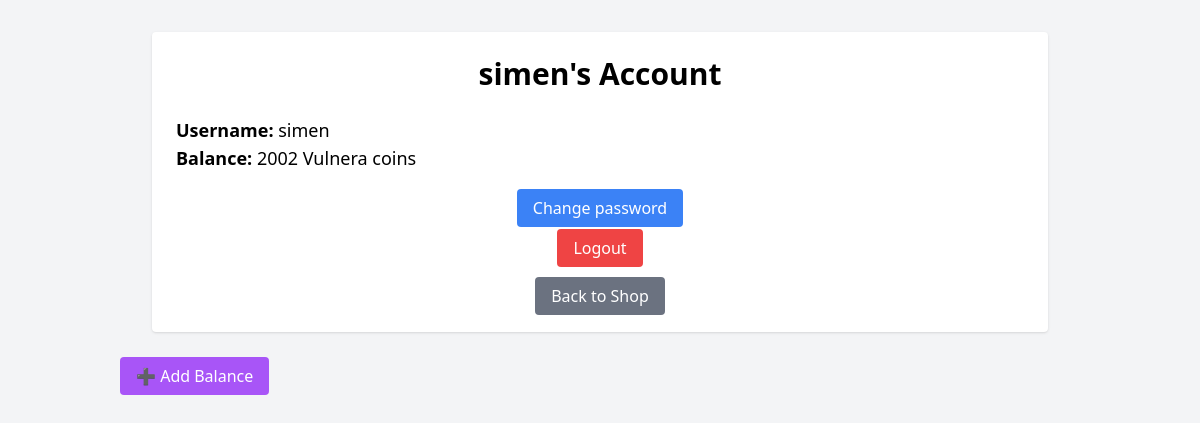
The page /account/2 on the database as committed earlier.
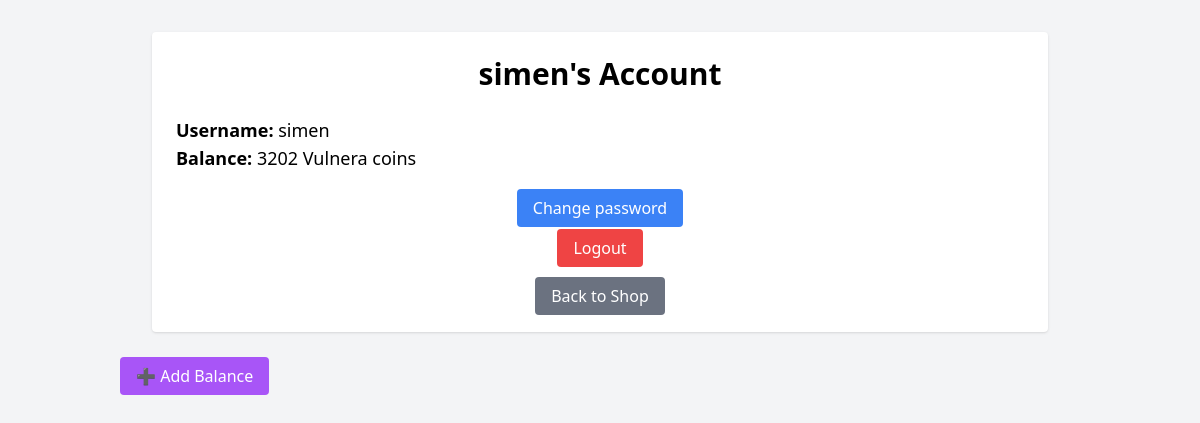
The same page on the database as committed later.
### tables this page shows
CREATE TABLE users (
            id INTEGER PRIMARY KEY AUTOINCREMENT,
            username TEXT UNIQUE NOT NULL,
            password TEXT NOT NULL,
            is_admin BOOLEAN NOT NULL DEFAULT 0,
            balance INTEGER NOT NULL DEFAULT 300
            
        );

### app.py (the view)
@app.route("/account/<int:userid>")
def account(userid):
    session_uid = session.get('userid')
    is_admin = session.get('is_admin', False)
    if int(userid) != session_uid and session.get("logged_in"):
        if is_admin:
            pass
        else:
            return redirect(url_for("home"))
    conn = database.get_db_connection()
    cursor = conn.cursor()
    user = cursor.execute("SELECT * FROM users WHERE id = ?", (int(userid),)).fetchone()
    if user:
        return render_template("account.html", user=user)
    return redirect(url_for("home"))

### database.py (called while the page is built)
def get_db_connection():
    conn = sqlite3.connect(DB_NAME)
    conn.row_factory = sqlite3.Row  # Enables dictionary-like row access
    return conn

### templates/account.html (shortened to what this page needs)
<!DOCTYPE html>
<html lang="en">
<head>
    <script src="https://cdn.tailwindcss.com"></script>
</head>
<body class="bg-gray-100">
    <div class="container mx-auto p-8">
        <div class="max-w-4xl mx-auto bg-white p-6 rounded shadow">
            <h1 class="text-3xl font-bold text-center">{{ user.username }}'s Account</h1>
            <div class="mt-6">
                <p class="text-lg"><strong>Username:</strong> {{ user.username }}</p>
                <p class="text-lg"><strong>Balance:</strong> {{ user.balance }} Vulnera coins</p>
            </div>
            <div class="mt-6 text-center">
                <a href="{{ url_for('change_pass', userid=user.id)}}" class="bg-blue-500 text-white px-4 py-2 rounded hover:bg-blue-600">Change password</a>
            </div>
            <div class="mt-4 text-center">
                <a href="{{ url_for('logout') }}" class="bg-red-500 text-white px-4 py-2 rounded hover:bg-red-600">Logout</a>
            </div>
            <div class="mt-6 text-center">
                <a href="{{ url_for('home') }}" class="bg-gray-500 text-white px-4 py-2 rounded hover:bg-gray-600">Back to Shop</a>
            </div>
        </div>
        <div class="mt-8">
            <a href="{{ url_for('add_balance', userid=user.id) }}"
               class="bg-purple-500 text-white px-4 py-2 rounded hover:bg-purple-600">
                ➕ Add Balance
            </a>
        </div>
    </div>
</body>
</html>

Rows that differ between the two databases and show on the page:
changed users "simen": balance "2002" → "3202"
